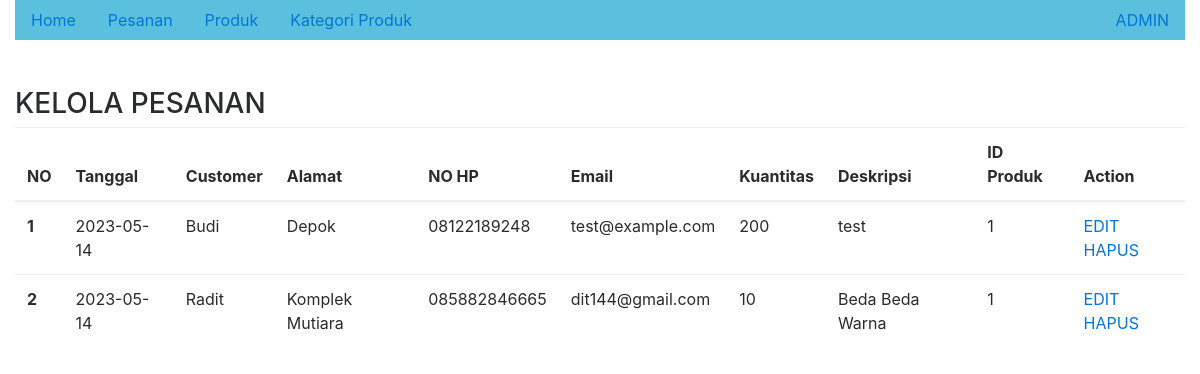
/pesanan.php, run on the app's committed database.
### tables this page shows
CREATE TABLE `pesanan` (
  `id` int(11) NOT NULL,
  `tanggal` date NOT NULL,
  `nama_pemesan` varchar(45) NOT NULL,
  `alamat_pemesan` varchar(45) NOT NULL,
  `no_hp` varchar(20) NOT NULL,
  `email` varchar(45) NOT NULL,
  `jumlah_pesanan` int(11) NOT NULL,
  `deskripsi` text NOT NULL,
  `produk_id` int(11) NOT NULL
);

### pesanan.php (the view)
    <?php
      require_once 'dbkonek.php' ;
      $sql = " SELECT * FROM pesanan";
      $stmt = $conn->prepare($sql);
      $stmt->execute();
    ?>
    <?php
        include_once 'template/admin.php';
    ?>
<div class="row">
  <div class="col-md-12">
  <h3>KELOLA PESANAN</h3>
  <table class="table">
  <thead>
    <tr>
      <th scope="col">NO</th>
      <th scope="col">Tanggal</th>
      <th scope="col">Customer</th>
      <th scope="col">Alamat</th>
      <th scope="col">NO HP</th>
      <th scope="col">Email</th>
      <th scope="col">Kuantitas</th>
      <th scope="col">Deskripsi</th>
      <th scope="col">ID Produk</th>
      <th scope="col">Action</th>
    </tr>
  </thead>
  <tbody>
    <?php
      $number = 1;
      while($row = $stmt->fetch(PDO::FETCH_ASSOC)) :
    ?>
    <tr>
      <th scope="row"><?=  $number      ?></th>
      <td>  <?=  $row['tanggal']      ?>    </td>
      <td> <?=  $row['nama_pemesan']      ?> </td>
      <td><?=  $row['alamat_pemesan']      ?></td>
      <td> <?=  $row['no_hp']      ?></td>
      <td> <?=  $row['email']      ?></td>
      <td> <?=  $row['jumlah_pesanan']      ?></td>
      <td> <?=  $row['deskripsi']      ?></td>
      <td> <?=  $row['produk_id']      ?></td>
      <td>
                    <a href="edit_pesanan.php?id=<?= $row['id'] ?>">EDIT</a>
                    <a href="delete_pesanan.php?id=<?= $row['id'] ?>"
                        onclick="if(!confirm('Anda Yakin Hapus Pesanan <?=$row['nama_pemesan']?>?')) {return false}"
                    >
                        HAPUS
                    </a>
                </td>
    </tr>
    <?php
      $number++;
      endwhile;
    ?>
  </tbody>
</table>
  </div>
</div>

### data on the page
pesanan: tanggal "2023-05-14", nama_pemesan "Budi", alamat_pemesan "Depok", no_hp "08122189248", email "test@example.com", jumlah_pesanan "200", deskripsi "test", produk "1"
pesanan: tanggal "2023-05-14", nama_pemesan "Radit", alamat_pemesan "Komplek Mutiara", no_hp "085882846665", email "dit144@gmail.com", jumlah_pesanan "10", deskripsi "Beda Beda Warna", produk "1"
